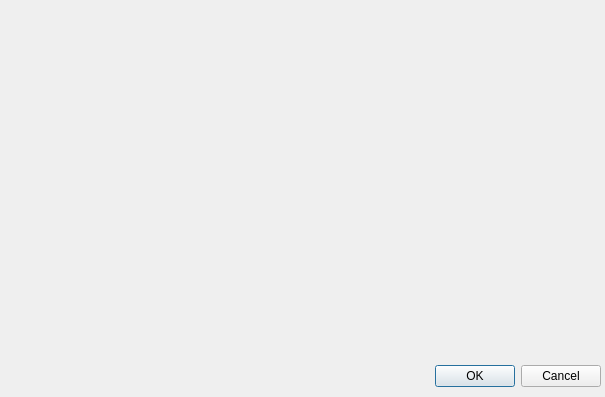
<?xml version="1.0" encoding="UTF-8"?>
<ui version="4.0">
 <class>selTexture</class>
 <widget class="QDialog" name="selTexture">
  <property name="geometry">
   <rect>
    <x>0</x>
    <y>0</y>
    <width>605</width>
    <height>397</height>
   </rect>
  </property>
  <property name="windowTitle">
   <string>Dialog</string>
  </property>
  <widget class="QDialogButtonBox" name="buttonBox">
   <property name="geometry">
    <rect>
     <x>260</x>
     <y>360</y>
     <width>341</width>
     <height>32</height>
    </rect>
   </property>
   <property name="orientation">
    <enum>Qt::Horizontal</enum>
   </property>
   <property name="standardButtons">
    <set>QDialogButtonBox::Cancel|QDialogButtonBox::Ok</set>
   </property>
  </widget>
 </widget>
 <resources/>
 <connections>
  <connection>
   <sender>buttonBox</sender>
   <signal>accepted()</signal>
   <receiver>selTexture</receiver>
   <slot>accept()</slot>
   <hints>
    <hint type="sourcelabel">
     <x>248</x>
     <y>254</y>
    </hint>
    <hint type="destinationlabel">
     <x>157</x>
     <y>274</y>
    </hint>
   </hints>
  </connection>
  <connection>
   <sender>buttonBox</sender>
   <signal>rejected()</signal>
   <receiver>selTexture</receiver>
   <slot>reject()</slot>
   <hints>
    <hint type="sourcelabel">
     <x>316</x>
     <y>260</y>
    </hint>
    <hint type="destinationlabel">
     <x>286</x>
     <y>274</y>
    </hint>
   </hints>
  </connection>
 </connections>
</ui>
